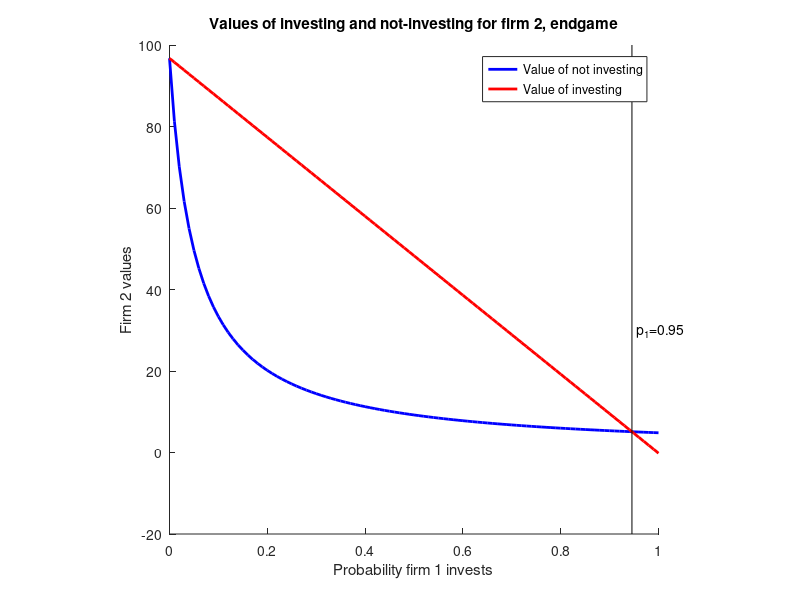

The MATLAB script that drew this image: (Note: this script raises an error after producing the figure.)
% matlab program to solve endgame equilibria

global k bet;

c1=5.1;  % by convention make firm 1 the high cost firm
c2=.26316;
bet=.95;
k=5;
c2=k*(1-bet)/bet;
%k=k+.0001;
c1t=c1;
c2t=c2;
%c1=c2t;
%c2=c1t;

% check for no investment equilibrium

 if (c1 > c2);

  iv_profit1=-k+bet*c2/(1-bet);
  iv_profit1_gain=iv_profit1;

  iv_profit2=-k+c1-c2+bet*c1/(1-bet);
  ni_profit2=c1-c2+bet*(iv_profit2);

  iv_profit2_gain=iv_profit2-ni_profit2;

 else;

  iv_profit2=-k+bet*c1/(1-bet);
  iv_profit2_gain=iv_profit2;

  iv_profit1=-k+c2-c1+bet*c2/(1-bet);
  ni_profit1=c2-c1+bet*(iv_profit1);

  iv_profit1_gain=iv_profit1-ni_profit1;

 end;

  fprintf('profit for firm 1 (c1=%g) if it invests but firm 2 does not: %g\n',c1,iv_profit1);
  fprintf('profit for firm 2 (c2=%g) if it invests but firm 1 does not: %g\n',c2,iv_profit2);
  fprintf('gain in profit from firm 2 from investing relative to not investing (assuming firm 1 does not invest): %g\n',iv_profit2_gain);

  if (iv_profit1 < 0 & iv_profit2_gain < 0);

    fprintf('No investment MPE\n');

  elseif (iv_profit1 < 0 & iv_profit2_gain > 0);

    fprintf('Pure strategy MPE where firm 1 (high cost firm) does not invest  and firm 2 (low cost firm)  invests\n');

  else;

    fprintf('Mixed strategy equilibrium where both firms invest\n');

    if (c1 > c2);

    p2=1-k*(1-bet)/(bet*c2);
    fprintf('Firm 2 investment probability: %g  firm 1 payoff: 0\n',p2);

    % solve quadratic equation for p1

    a=-bet*bet*c1/(1-bet);
    b=bet*c1/(1-bet)-bet*(c1-c2-k);
    c=-k;

    p1u=(-b+sqrt(b^2-4*a*c))/(2*a);
    p1l=(-b-sqrt(b^2-4*a*c))/(2*a);
    p1=1-p1u;
    v2=(c1-c2)/(1-bet*p1u);
    v2invest=c1-c2-k+bet*p1u*c1/(1-bet);
     
    fprintf('Firm 1 investment probability: %g  firm 2 payoff in mixed MPE: %g payoff from investing for sure %g\n',1-p1u,v2,v2invest);
    if (v2invest > v2)
      fprintf('value of investing for sure is higher than value under mixed strategy equilibrium\n');
    end;
   
    if (1-p1l > 0 & 1-p1l < 1)
      fprintf('2nd mixed strategy solution for firm 1: %g\n',1-p1l);
    end;

    else;

    p1=1-k*(1-bet)/(bet*c1);
    fprintf('Firm 1 investment probability: %g  firm 2 payoff: 0\n',p1);

    % solve quadratic equation for p2

    a=-bet*bet*c2/(1-bet);
    b=bet*c2/(1-bet)-bet*(c2-c1-k);
    c=-k;

    p2u=(-b+sqrt(b^2-4*a*c))/(2*a);
    p2l=(-b-sqrt(b^2-4*a*c))/(2*a);
    p2=1-p2u;
    v1=(c2-c1)/(1-bet*p2u);
    v1invest=c2-c1-k+bet*p2u*c2/(1-bet);
     
    fprintf('Firm 2 investment probability: %g  firm 1 payoff in mixed MPE: %g payoff from investing for sure %g\n',p2,v1,v1invest);
    if (v1invest > v1)
      fprintf('value of investing for sure is higher than value under mixed strategy equilibrium\n');
    end;
   
    if (1-p2l > 0 & 1-p2l < 1)
      fprintf('2nd mixed strategy solution for firm 2: %g\n',1-p2l);
    end;

    end;

  end;


  x=(0:.01:1)';
  sx=size(x,1);
  vn=zeros(sx,1);
  vi=zeros(sx,1);

  if (c1 > c2);

  for i=1:sx;
    vn(i)=(c1-c2)/(1-bet*(1-x(i)));
    vi(i)=c1-c2-k+bet*(1-x(i))*c1/(1-bet);
  end;

  figure(1);
  hold on;
  plot(x,vn,'b-','Linewidth',2);
  plot(x,vi,'r-','Linewidth',2);
  title('Values of investing and not-investing for firm 2, endgame');
  xlabel('Probability firm 1 invests');
  ylabel('Firm 2 values');
  yl=ylim;
  line([p1 p1],yl,'Color','k');
  text(p1+.01,yl(1)*.5+.4*yl(2),sprintf('p_1=%4.2f',p1));
  legend('Value of not investing','Value of investing','Location','Northeast');
  axis('square');
  hold off;

  else;

  for i=1:sx;
    vn(i)=(c2-c1)/(1-bet*(1-x(i)));
    vi(i)=c2-c1-k+bet*(1-x(i))*c1/(1-bet);
  end;

  figure(1);
  hold on;
  plot(x,vn,'b-','Linewidth',2);
  plot(x,vi,'r-','Linewidth',2);
  title('Values of investing and not-investing for firm 1, endgame');
  xlabel('Probability firm 2 invests');
  ylabel('Firm 1 values');
  yl=ylim;
  line([p2 p2],yl,'Color','k');
  text(p2+.01,yl(1)*.5+.4*yl(2),sprintf('p_1=%4.2f',p2));
  legend('Value of not investing','Value of investing','Location','Northeast');
  axis('square');
  hold off;

  end;
  figure(2);  % surface plot of firm 1's strategy; 

  c1=(0:.01:.3)';
  c2=(0:.01:.3)';
  sc2=size(c2,1);
  sc1=size(c1,1);
  p1=zeros(sc1,sc2);
  p2=zeros(sc1,sc2);
  v1p=zeros(sc1,sc2);
  v2p=zeros(sc1,sc2);

  for i=1:sc1;
   for j=1:sc2;
      [p1(i,j),p2(i,j),v1p(i,j),v2p(i,j)]=endgame_eq(c1(i),c2(j));
      if (p1(i,j) < 0);
        fprintf('c1=%g c2=%g p1=%g\n',c1(i),c2(j),p1(i,j));
      end;
   end;
  end;

  surf(c1,c2,p1');
  title('P_1(c_1,c_2,0)');
  xlabel('c_1');
  ylabel('c_2');
  zlabel('P_1(c_1,c_2,0)');


  figure(3); % surface plot of firm 2's strategy
  surf(c1,c2,p2');
  title('P_2(c_1,c_2,0)');
  xlabel('c_1');
  ylabel('c_2');
  zlabel('P_2(c_1,c_2,0)');

  figure(4); % surface plot of firm 1's value
  surf(c1,c2,v1p');
  title('v_1(c_1,c_2,0)=max[v_{N,1}(c_1,c_2,0),v_{I,1}(c_1,c_2,0))');
  xlabel('c_1');
  ylabel('c_2');
  zlabel('v_1(c_1,c_2,0)');

  figure(5); % surface plot of firm 2's value
  surf(c1,c2,v2p');
  title('v_2(c_1,c_2,0)=max[v_{N,2}(c_1,c_2,0),v_{I,2}(c_1,c_2,0))');
  xlabel('c_1');
  ylabel('c_2');
  zlabel('v_2(c_1,c_2,0)');
